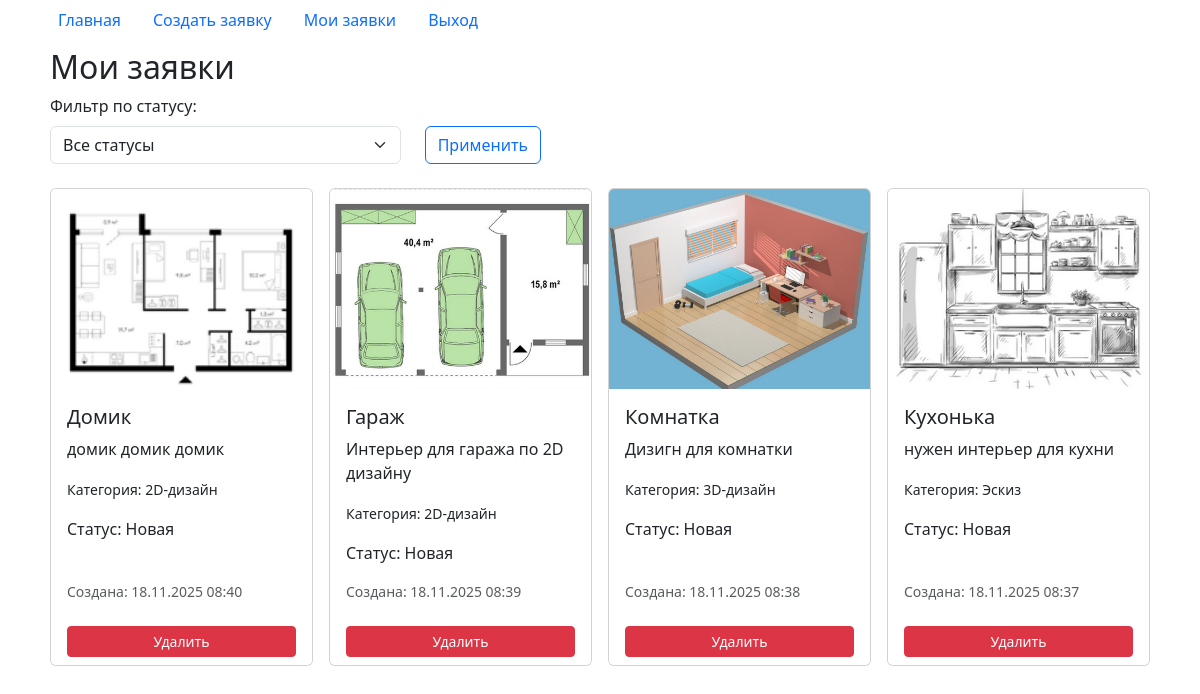
The page /design_requests/my/ (signed in) on the database its author committed.
### design_requests/models.py (models this page shows, shortened)
class DesignRequest(models.Model):
    name = models.CharField(max_length=100, help_text='Название')
    description = models.TextField(help_text='Описание')
    category = models.ForeignKey(
        Category,
        on_delete=models.SET_NULL,
        null=True,
        blank=True,
        help_text='Категория заявки'
    )
    STATUS_CHOICES = (
        ('н', 'Новая'),
        ('п', 'Принято в работу'),
        ('в', 'Выполнено'),
    )
    status = models.CharField(
        max_length=1,
        choices=STATUS_CHOICES,
        default='н'
    )
    photo = models.ImageField(
        upload_to="uploads/",
        null=False,
        blank=False,
        help_text='Фото помещения'
    )
    user = models.ForeignKey(
        CustomUser,
        on_delete=models.CASCADE,
        related_name='design_requests',
        help_text='Пользователь, создавший заявку'
    )
    created_at = models.DateTimeField(auto_now_add=True, help_text='Временная метка')
    class Meta:
        verbose_name_plural = "Заявки"
        constraints = [
            UniqueConstraint(
                Lower("name"),
                name="design_request_name_lower_uniq",
                violation_error_message="Заявка с таким названием уже существует"
            )
        ]

class Category(models.Model):
    name = models.CharField(max_length=100, help_text='Название категории')
    def __str__(self):
        return self.name
    class Meta:
        verbose_name_plural = "Категории"
        constraints = [
            UniqueConstraint (
                Lower("name"),
                name="category_name_lower_uniq",
                violation_error_message="Такая категория уже есть"
            )
        ]

### design_requests/views.py (the view)
# urls.py: path('my/', views.MyDesignRequestsView.as_view(), name='my_design_requests'),
class MyDesignRequestsView(LoginRequiredMixin, ListView):
    model = DesignRequest
    template_name = "design_requests/my_requests.html"
    context_object_name = 'requests'
    def get_queryset(self):
        queryset = DesignRequest.objects.filter(user=self.request.user)
        status = self.request.GET.get('status')
        if status in dict(DesignRequest.STATUS_CHOICES):
            queryset = queryset.filter(status=status)
        return queryset.order_by('-created_at')
    def get_context_data(self, **kwargs):
        context = super().get_context_data(**kwargs)
        context['selected_status'] = self.request.GET.get('status', '')
        context['STATUS_CHOICES'] = DesignRequest.STATUS_CHOICES
        return context

### design_requests/templates/design_requests/my_requests.html (shortened to what this page needs)
{% extends 'layouts/main.html' %}
{% block content %}
  <h2>Мои заявки</h2>
    <form method="get" class="mb-4">
      <div class="row align-items-end">
        <div class="col-md-4">
          <label for="status" class="form-label">Фильтр по статусу:</label>
          <select name="status" id="status" class="form-select">
            <option value="">Все статусы</option>
          </select>
        </div>
        <div class="col-md-2">
          <button type="submit" class="btn btn-outline-primary">Применить</button>
        </div>
      </div>
    </form>
  {% if requests %}
    <div class="row row-cols-1 row-cols-sm-2 row-cols-md-3 row-cols-lg-4 g-3">
      {% for req in requests %}
        <div class="col">
            <div class="card h-100">
                <img src="{{ req.photo.url }}" class="card-img-top" alt="Фото" style="height: 200px; object-fit: cover;">
                <div class="card-body d-flex flex-column">
                    <h5 class="card-title">{{ req.name }}</h5>
                    <p class="card-description">{{ req.description }}</p>
                    <p class="card-text"><small>Категория: {{ req.category|default:"—" }}</small></p>
                    <p class="card-text">
                        Статус: {{req.get_status_display}}
                     </p>
                    <small class="mt-auto text-muted">
                        Создана: {{ req.created_at|date:"d.m.Y H:i" }}
                    </small>
                </div>
                <div class="card-footer bg-white border-0">
                    <a href="{% url 'delete_design_request' req.pk %}" class="btn btn-sm btn-danger w-100">Удалить</a>
                </div>
            </div>
        </div>
      {% endfor %}
    </div>
  {% else %}
    <p>У вас пока нет заявок.</p>
  {% endif %}
{% endblock %}

### design_requests/templates/layouts/main.html (shortened to what this page needs)
<!DOCTYPE html>
<html lang="en">
<head>
    {% load bootstrap5 %}
    {% bootstrap_css %}
</head>
<body>
    <div class="container">
        <ul class="nav">
          <li class="nav-item">
            <a class="nav-link active" aria-current="page" href="{% url "index" %}">Главная</a>
          </li>
          {% if user.is_authenticated %}
            <li class="nav-item">
                <a class="nav-link" href="{% url "create_design_request" %}">Создать заявку</a>
            </li>
            <li class="nav-item">
                <a class="nav-link" href="{% url "my_design_requests" %}">Мои заявки</a>
            </li>
            <li class="nav-item">
              <a class="nav-link" href="{% url "logout" %}">Выход</a>
            </li>
          {% endif %}
        </ul>
        <main class="m-2">
            {% block content %}{% endblock %}
        </main>
    </div>
</body>
</html>

### rows shown on the page
DesignRequest: photo (picture), name "Домик", description "домик домик домик", category "2D-дизайн", status "Новая", created_at "18.11.2025 08:40"
DesignRequest: photo (picture), name "Гараж", description "Интерьер для гаража по 2D дизайну", category "2D-дизайн", status "Новая", created_at "18.11.2025 08:39"
DesignRequest: photo (picture), name "Комнатка", description "Дизигн для комнатки", category "3D-дизайн", status "Новая", created_at "18.11.2025 08:38"
DesignRequest: photo (picture), name "Кухонька", description "нужен интерьер для кухни", category "Эскиз", status "Новая", created_at "18.11.2025 08:37"
